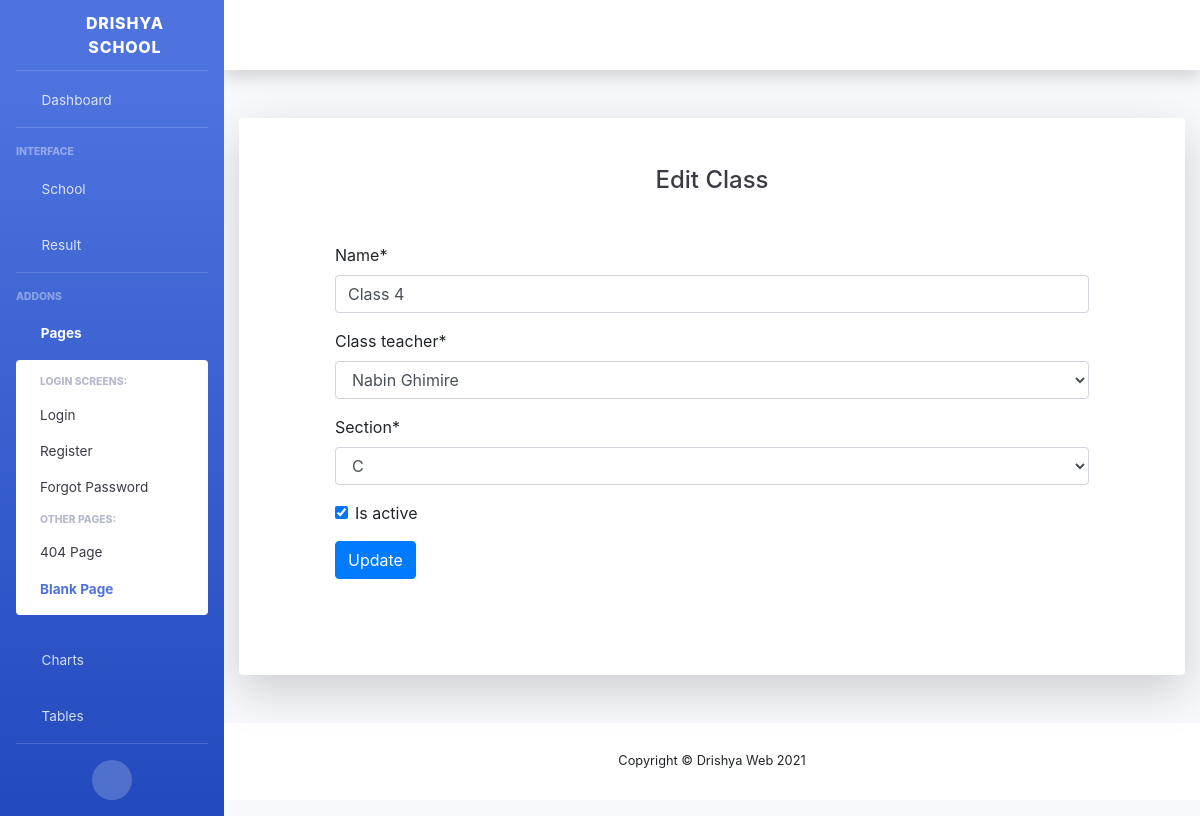
The page /update-class/2 on the database its author committed.
### school/models.py (models this page shows, shortened)
class Class(models.Model):
    name = models.CharField(max_length=254)
    class_teacher = models.ForeignKey(Teacher , on_delete=models.CASCADE)
    section = models.ForeignKey(Section , on_delete=models.CASCADE)
    is_active = models.BooleanField()

class Teacher(models.Model):
    genders = [
        ('Male', 'Male'),
        ('Female' , 'Female'),
        ('Others', 'Others')
    ]
    name = models.CharField(max_length=254)
    department = models.ForeignKey(Department , on_delete=models.CASCADE)
    email = models.CharField(max_length=254 , default=None)
    address = models.CharField(max_length=254 )
    phone = models.CharField(max_length=254)
    gender = models.CharField(max_length=10, choices=genders)
    salary = models.FloatField()
    image = models.ImageField(null=True , upload_to='teachers/')
    def __str__(self):
        return self.name

class Section(models.Model):
    name = models.CharField(max_length=100)
    room_no = models.CharField(max_length=100)
    def __str__(self):
        return str(self.name)

### school/views.py (the view, shortened to what this page needs)
# urls.py: path('update-class/<int:pk>', views.UpdateClass.as_view(), name="update-class"),
class UpdateClass( UpdateView):
    model = Class
    fields = ('__all__')

### school/templates/school/class_form.html (shortened to what this page needs)
{% include "dashboard/header.html" %}
{% load crispy_forms_tags %}
<div class="container">
    <div class="card o-hidden border-0 shadow-lg my-5">
        <div class="card-body p-0">
            <div class="row d-flex justify-content-center">
                <div class="col-md-12">
                    <div class="p-5">
                        <div class="text-center">
                            <h1 class="h4 text-gray-900 mb-4">Edit Class {{teacher.name}}</h1>
                        </div>
                        <form class="  m-5" method="POST" action='' enctype="multipart/form-data">
                            {{form | crispy}}
                            <button type="submit" class="btn btn-primary">Update</button>
                    </form>
                    </div>
                </div>
            </div>
        </div>
    </div>
</div>
{% include "dashboard/footer.html" %}

### rows shown on the page
Class: name "Class 4", class_teacher "Nabin Ghimire", section "C", is_active "☑"
